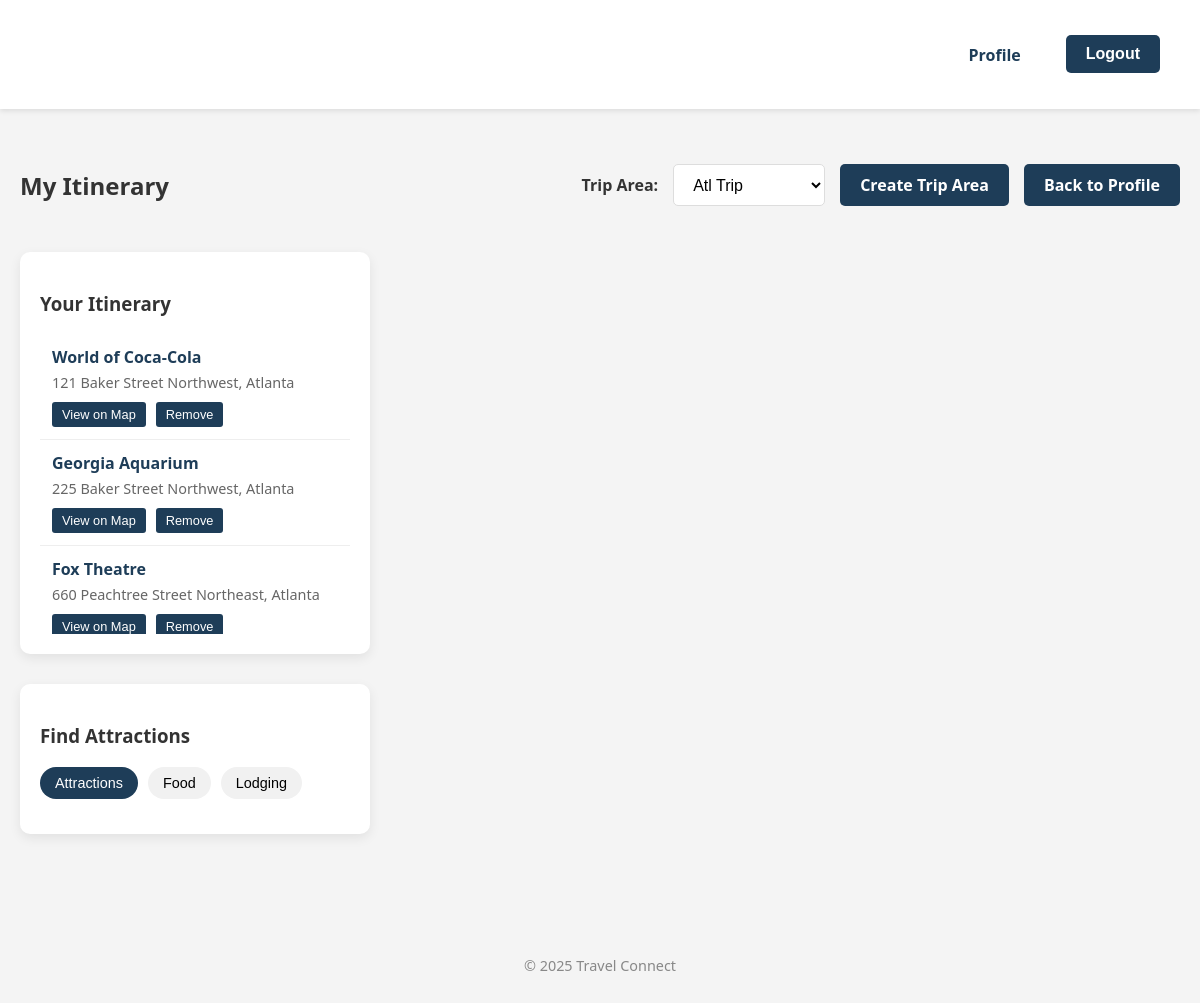
The app's page /itineraries/ (signed in) with its own data.
### pages/models.py (models this page shows, shortened)
class ItineraryItem(models.Model):
    trip_area = models.ForeignKey(TripArea, on_delete=models.CASCADE, related_name='itinerary_items')
    place_id = models.CharField(max_length=255)
    name = models.CharField(max_length=255)
    address = models.CharField(max_length=255)
    photo_reference = models.CharField(max_length=500, null=True, blank=True)
    types = models.CharField(max_length=255, blank=True)
    latitude = models.FloatField()
    longitude = models.FloatField()
    created_at = models.DateTimeField(auto_now_add=True)
    notes = models.TextField(blank=True)
    order = models.IntegerField(default=0)
    class Meta:
        ordering = ['order', 'created_at']

### pages/views.py (the view)
# urls.py: path('itineraries/', views.itineraries_view, name='itineraries'),
@login_required
def itineraries_view(request):
    api_key = GOOGLE_API_KEY
    trip_area_id = request.GET.get('trip_area')
    user_trip_areas = TripArea.objects.filter(user=request.user)
    if trip_area_id:
        selected_trip_area = get_object_or_404(TripArea, id=trip_area_id, user=request.user)
    elif user_trip_areas.exists():
        selected_trip_area = user_trip_areas.first()
    else:
        selected_trip_area = None
    itinerary_items = []
    if selected_trip_area:
        itinerary_items = ItineraryItem.objects.filter(trip_area=selected_trip_area)
    context = {
        'api_key': api_key,
        'trip_areas': user_trip_areas,
        'selected_trip_area': selected_trip_area,
        'itinerary_items': itinerary_items,
    }
    return render(request, 'pages/itineraries.html', context)

### pages/models.py (called while the page is built)
    def is_guide(self):
        return self.role == 'guide'

    def is_admin(self):
        return self.role == 'admin'

### pages/templates/pages/itineraries.html (shortened to what this page needs)
{% extends 'pages/base.html' %}
{% load static %}
{% block content %}
<div class="itinerary-container">
    <div class="itinerary-header">
        <h2>My Itinerary</h2>
        <div class="trip-area-selector">
            <label for="trip-area">Trip Area:</label>
            <select id="trip-area" onchange="location.href='?trip_area=' + this.value">
                {% for area in trip_areas %}
                    <option value="{{ area.id }}" {% if selected_trip_area.id == area.id %}selected{% endif %}>
                        {{ area.name }}
                    </option>
                {% endfor %}
            </select>
            <a href="{% url 'map_ui' %}" class="btn">Create Trip Area</a>
            <a href="{% url 'profile' %}" class="btn">Back to Profile</a>
        </div>
    </div>
    {% if selected_trip_area %}
    <div class="itinerary-content">
        <div class="itinerary-sidebar">
            <div class="itinerary-section">
                <h3>Your Itinerary</h3>
                {% if itinerary_items %}
                <ul id="itinerary-list" class="itinerary-items">
                    {% for item in itinerary_items %}
                    <li id="itinerary-item-{{ item.id }}" data-id="{{ item.id }}" class="itinerary-item">
                        <div class="item-content">
                            <h4>{{ item.name }}</h4>
                            <p>{{ item.address }}</p>
                            <div class="item-actions">
                                <button class="btn-small view-on-map" data-lat="{{ item.latitude }}" data-lng="{{ item.longitude }}">View on Map</button>
                                <button class="btn-small remove-item" data-id="{{ item.id }}">Remove</button>
                            </div>
                        </div>
                    </li>
                    {% endfor %}
                </ul>
                {% else %}
                <p class="empty-message">No attractions added to your itinerary yet. Search below to find attractions.</p>
                {% endif %}
            </div>
            <div class="search-section">
                <h3>Find Attractions</h3>
                <div class="attraction-filters">
                    <button class="filter-btn active" data-type="tourist_attraction">Attractions</button>
                    <button class="filter-btn" data-type="restaurant">Food</button>
                    <button class="filter-btn" data-type="lodging">Lodging</button>
                </div>
            </div>
        </div>
        <div class="itinerary-map-container">
            <div id="itinerary-map" style="height: 600px; width: 100%;"></div>
        </div>
    </div>
    {% else %}
    <div class="no-trip-area">
        <p>You haven't created any trip areas yet. Create one to start planning your itinerary.</p>
        <a href="{% url 'map_ui' %}" class="btn">Create Trip Area</a>
    </div>
    {% endif %}
</div>
{% endblock %}

### pages/static/core/style.css (style rules this page uses)
body { font-family: 'Segoe UI', sans-serif; margin: 0; padding: 0; background-color: #f4f4f4; color: #333; }
a { text-decoration: none; color: #1e3d58; }
.btn { display: inline-block; background-color: #1e3d58; color: white; padding: 10px 20px; border-radius: 5px; margin-top: 15px; font-weight: 600; border: none; cursor: pointer; text-align: center; font-size: 1rem; transition: background-color 0.3s ease, transform 0.2s ease; }
.itinerary-container { max-width: 1200px; margin: 40px auto; padding: 0 20px; }
.itinerary-header { display: flex; justify-content: space-between; align-items: center; margin-bottom: 30px; }
.trip-area-selector { display: flex; align-items: center; flex-wrap: wrap; gap: 15px; }
.trip-area-selector label { margin-bottom: 0; font-weight: 600; }
.trip-area-selector select { padding: 10px 15px; border-radius: 5px; border: 1px solid #ddd; background-color: white; font-size: 1rem; height: 42px; box-sizing: border-box; }
.itinerary-content { display: flex; gap: 30px; }
.itinerary-sidebar { flex: 0 0 350px; display: flex; flex-direction: column; gap: 30px; }
.itinerary-map-container { flex: 1; min-height: 600px; }
.itinerary-section, .search-section { background-color: white; border-radius: 10px; padding: 20px; box-shadow: 0 4px 12px rgba(0,0,0,0.08); }
.itinerary-items, .search-results .results-container { list-style: none; padding: 0; margin: 0; max-height: 300px; overflow-y: auto; }
.itinerary-item, .search-result { padding: 12px; border-bottom: 1px solid #eee; transition: background-color 0.3s; }
.itinerary-item h4, .search-result h4 { margin: 0 0 5px 0; color: #1e3d58; }
.itinerary-item p, .search-result p { margin: 0 0 10px 0; font-size: 0.9rem; color: #666; }
.item-actions, .search-result-actions { display: flex; gap: 10px; }
.btn-small { font-size: 0.8rem; padding: 5px 10px; background-color: #1e3d58; color: white; border: none; border-radius: 3px; cursor: pointer; transition: background-color 0.3s; }
.attraction-filters { display: flex; gap: 10px; margin-bottom: 15px; }
.filter-btn { padding: 8px 15px; background-color: #f1f1f1; border: none; border-radius: 20px; cursor: pointer; transition: background-color 0.3s, color 0.3s; font-size: 0.9rem; }
.filter-btn.active { background-color: #1e3d58; color: white; }
.trip-area-selector .btn { margin-top: 0; }

### records on screen
ItineraryItem: name "World of Coca-Cola", address "121 Baker Street Northwest, Atlanta"
ItineraryItem: name "Georgia Aquarium", address "225 Baker Street Northwest, Atlanta"
ItineraryItem: name "Fox Theatre", address "660 Peachtree Street Northeast, Atlanta"

### other values on screen
form field value "Atl Trip"
